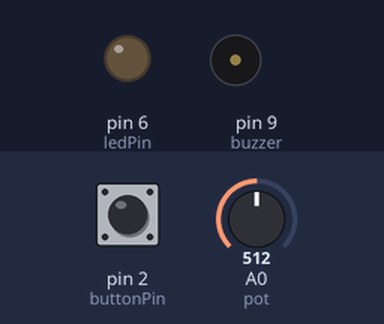
The sketch below on a simulated Arduino Uno, built with avr-gcc and run on an emulated ATmega328P. Shown: output pins drawn as LEDs (lit = HIGH), buzzer (waves = sounding). Dashed ring = blinking. The test bench sets the inputs (shaded band); at power-on: pin 2 (buttonPin) HIGH, A0 (pot) = 512. What the sketch prints to the serial monitor is not drawn.

Above: at 1.4 s.
1.5 s: pin 2 (buttonPin) pulled LOW for 1 s
At 2.3 s:
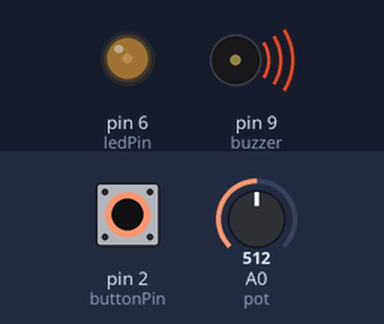
4.6 s: pin 2 (buttonPin) pulled LOW for 0.15 s
At 4.67 s:
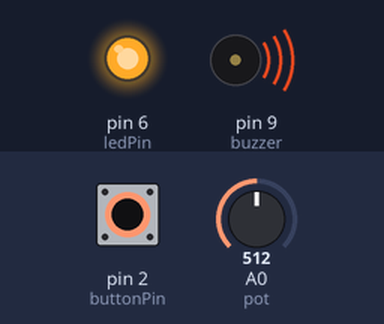
6.2 s: pin 2 (buttonPin) pulled LOW for 3.2 s
At 7.3 s:
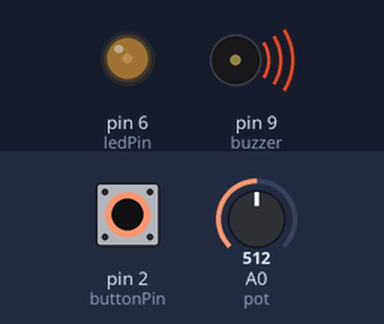
10.9 s: pin 2 (buttonPin) pulsed LOW 2 times (0.12 s each, 0.3 s apart)
At 10.96 s:
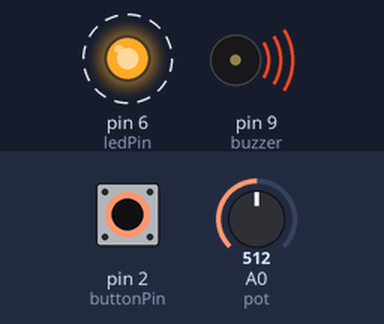
13.4 s: pin 2 (buttonPin) pulsed LOW 5 times (0.12 s each, 0.3 s apart)
At 16.1 s:
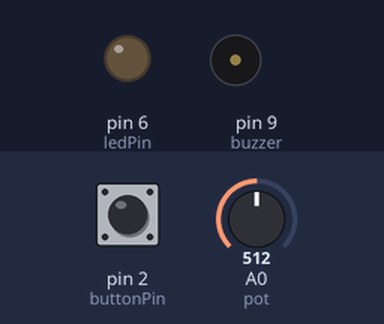
Timing chart, 0 to 17.6 s (numbered marks = the images above; inputs shaded):
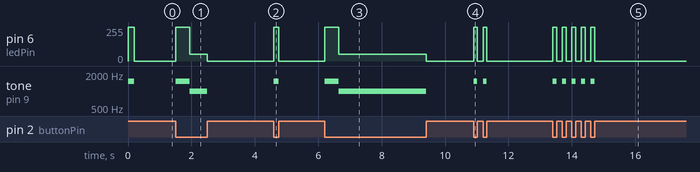

Measured:
- after the input at 1.5 s, pin 6 (ledPin): 0/255 → 255/255 at once, → 50/255 0.44 s later, → 0/255 0.56 s later; tone on pin 9 (buzzer): silent → 1500 Hz at once, → 1000 Hz 0.44 s later, → silent 0.56 s later
- after the input at 4.6 s, pin 6 (ledPin): 0/255 → 255/255 at once, → 0/255 0.15 s later; tone on pin 9 (buzzer): silent → 1500 Hz at once, → silent 0.15 s later
- after the input at 6.2 s, pin 6 (ledPin): 0/255 → 255/255 at once, → 50/255 0.44 s later, → 0/255 2.8 s later; tone on pin 9 (buzzer): silent → 1500 Hz at once, → 1000 Hz 0.44 s later, → silent 2.8 s later
- after the input at 10.9 s, pin 6 (ledPin): alternates 255/255 for 0.12 s and 0/255 for 0.18 s, 4 changes in all, then stays 0/255, starting at once; tone on pin 9 (buzzer): alternates 1500 Hz for 0.12 s and silent for 0.18 s, 4 changes in all, then stays silent, starting at once
- after the input at 13.4 s, pin 6 (ledPin): alternates 255/255 for 0.12 s and 0/255 for 0.18 s, 10 changes in all, then stays 0/255, starting at once; tone on pin 9 (buzzer): alternates 1500 Hz for 0.12 s and silent for 0.18 s, 10 changes in all, then stays silent, starting at once

The sketch:

msm.ino
```cpp
#define buttonPin  2
#define ledPin 6
#define buzzer 9
#define pot A0

bool buttonState, lastButtonState, cheker = false, linecheker = false, longclick = true;

int pause_value, signal_length = 0, pause = 0;

String database[36]={"*-","-***","-*-*","-**","*","**-*","--*","****","**","*---","-*-","*-**","--","-*","---","*--*","--*-","*-*","***","-","**-","***-","*--","-**-","-*--","--**","*----","**---","***--","****-","*****","-****","--***","---**","----*","-----"};
//array which is latter used for conversion to char
String morse="";
char dash = '-', dot = '*';

void setup(){  //initial values setup
  Serial.begin(9600);
  pinMode(buttonPin, INPUT_PULLUP);
  pinMode(ledPin, OUTPUT);
  pinMode(buzzer, OUTPUT);
  digitalWrite(ledPin, HIGH);
  tone(buzzer, 1500);
  delay(200);
  digitalWrite(ledPin, LOW);
  noTone(buzzer);

}

void loop() {
  pause_value = map(analogRead(pot), 1023, 0, 70, 300); //setting up the pause_value variable via a potentiometer
  buttonState = !digitalRead(buttonPin); //inverting the value of buttonpin due to using input pullup with the button

  if(Serial.available() > 0) longclick = (Serial.read() == 't') ? true : false; //checking if the sound-disable button is on

  if (buttonState && lastButtonState){ //when the button is being continuously pressed
    signal_length++;
    if (signal_length < 2*pause_value){
    tone(buzzer, 1500);  //turning on the buzzer and LED pins
    digitalWrite(ledPin, HIGH);
    }
    else if(longclick){
      tone(buzzer, 1000);  //sound and LED change if the button is held for long enough to be recognised as a dash (long click)
      analogWrite(ledPin, 50);
      }
  }

  else if(!buttonState && lastButtonState){  //when the button is released
     if (signal_length > 50 && signal_length < 2*pause_value )
         morse += dot;    // depending on the length of the click assign either dash or dot to morse variable
     else if (signal_length > 2*pause_value)
         morse += dash;  //

    signal_length = 0;
    digitalWrite(ledPin, LOW); //turning off the LED pin
    noTone(buzzer); //turning the buzzer off
  }

  else if(buttonState && !lastButtonState){  //when the button is just pressed
    pause = 0;   //value resets
    cheker = true;
    linecheker = true;
  }

  else if (!buttonState && !lastButtonState){  //when the button is continuously not pressed
    pause++;
    if (pause > 3*pause_value && cheker){ //checking if the pause between signals is long enough, if so trigger to part of the code which prints from morse to english
      translate(morse);
      cheker = false;  //reset of values
      morse = "";
    }
    if ((pause > 15*pause_value) && linecheker){
      linecheker = false;
    }
  }

  lastButtonState = buttonState;  //assigning value to lastbuttonstate
  delay(1);
}

void translate(String text){  //more efficient managment of string to letter conversion
  int slovo=0;
  for (int i = 1; i < 35; i++)
  {
      if (text=="*-")  //ugly bodge but it works
      {
        slovo='A';
        break;
        }
        if (text=="-----")  //i am krsma i dont know where to put curly brakes
              {
                slovo='0';
                break;
              }
      if (text == database[i]){  //comparing ascci values with position in a defined array
         if (i<26)        //this if block exists due to the ASCII encoding
              slovo=65+i;

         else if (i>26)
              slovo=23+i;

         break;
      }
    }
    Serial.print((char)slovo);
}
```
